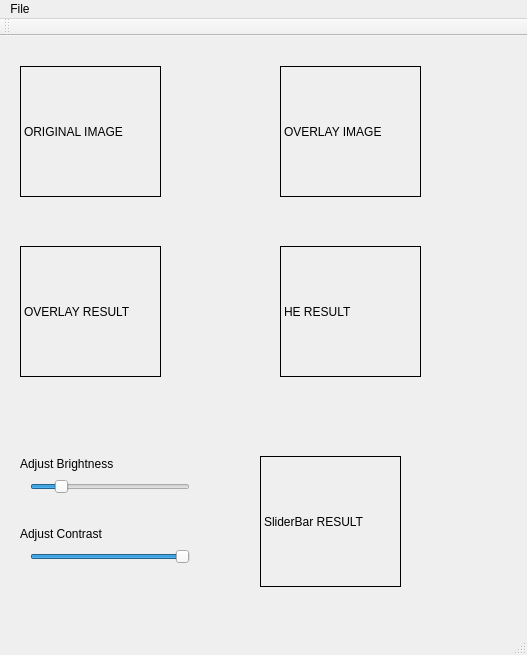
<?xml version="1.0" encoding="UTF-8"?>
<ui version="4.0">
 <class>MainWindow</class>
 <widget class="QMainWindow" name="MainWindow">
  <property name="geometry">
   <rect>
    <x>0</x>
    <y>0</y>
    <width>527</width>
    <height>655</height>
   </rect>
  </property>
  <property name="windowTitle">
   <string>MainWindow</string>
  </property>
  <widget class="QWidget" name="centralWidget">
   <widget class="QSlider" name="horizontalSlider">
    <property name="geometry">
     <rect>
      <x>30</x>
      <y>440</y>
      <width>160</width>
      <height>22</height>
     </rect>
    </property>
    <property name="maximum">
     <number>300</number>
    </property>
    <property name="singleStep">
     <number>1</number>
    </property>
    <property name="value">
     <number>50</number>
    </property>
    <property name="orientation">
     <enum>Qt::Horizontal</enum>
    </property>
   </widget>
   <widget class="QSlider" name="horizontalSlider_2">
    <property name="geometry">
     <rect>
      <x>30</x>
      <y>510</y>
      <width>160</width>
      <height>22</height>
     </rect>
    </property>
    <property name="maximum">
     <number>127</number>
    </property>
    <property name="value">
     <number>127</number>
    </property>
    <property name="orientation">
     <enum>Qt::Horizontal</enum>
    </property>
   </widget>
   <widget class="QLabel" name="label">
    <property name="geometry">
     <rect>
      <x>20</x>
      <y>420</y>
      <width>111</width>
      <height>16</height>
     </rect>
    </property>
    <property name="text">
     <string>Adjust Brightness</string>
    </property>
   </widget>
   <widget class="QLabel" name="label_2">
    <property name="geometry">
     <rect>
      <x>20</x>
      <y>490</y>
      <width>111</width>
      <height>16</height>
     </rect>
    </property>
    <property name="text">
     <string>Adjust Contrast</string>
    </property>
   </widget>
   <widget class="QLabel" name="lbl_Original_Image">
    <property name="geometry">
     <rect>
      <x>20</x>
      <y>30</y>
      <width>141</width>
      <height>131</height>
     </rect>
    </property>
    <property name="frameShape">
     <enum>QFrame::Box</enum>
    </property>
    <property name="text">
     <string>ORIGINAL IMAGE</string>
    </property>
   </widget>
   <widget class="QLabel" name="lbl_Overlay_Image">
    <property name="geometry">
     <rect>
      <x>280</x>
      <y>30</y>
      <width>141</width>
      <height>131</height>
     </rect>
    </property>
    <property name="frameShape">
     <enum>QFrame::Box</enum>
    </property>
    <property name="text">
     <string>OVERLAY IMAGE</string>
    </property>
   </widget>
   <widget class="QLabel" name="lbl_Overlay_Result">
    <property name="geometry">
     <rect>
      <x>20</x>
      <y>210</y>
      <width>141</width>
      <height>131</height>
     </rect>
    </property>
    <property name="frameShape">
     <enum>QFrame::Box</enum>
    </property>
    <property name="text">
     <string>OVERLAY RESULT</string>
    </property>
   </widget>
   <widget class="QLabel" name="lbl_HE_Result">
    <property name="geometry">
     <rect>
      <x>280</x>
      <y>210</y>
      <width>141</width>
      <height>131</height>
     </rect>
    </property>
    <property name="frameShape">
     <enum>QFrame::Box</enum>
    </property>
    <property name="text">
     <string>HE RESULT</string>
    </property>
   </widget>
   <widget class="QLabel" name="lbl_SB_Result">
    <property name="geometry">
     <rect>
      <x>260</x>
      <y>420</y>
      <width>141</width>
      <height>131</height>
     </rect>
    </property>
    <property name="frameShape">
     <enum>QFrame::Box</enum>
    </property>
    <property name="text">
     <string>SliderBar RESULT</string>
    </property>
   </widget>
   <zorder>label</zorder>
   <zorder>label_2</zorder>
   <zorder>horizontalSlider_2</zorder>
   <zorder>horizontalSlider</zorder>
   <zorder>lbl_Original_Image</zorder>
   <zorder>lbl_Overlay_Image</zorder>
   <zorder>lbl_Overlay_Result</zorder>
   <zorder>lbl_HE_Result</zorder>
   <zorder>lbl_SB_Result</zorder>
  </widget>
  <widget class="QMenuBar" name="menuBar">
   <property name="geometry">
    <rect>
     <x>0</x>
     <y>0</y>
     <width>527</width>
     <height>21</height>
    </rect>
   </property>
   <widget class="QMenu" name="menuFile">
    <property name="title">
     <string>File</string>
    </property>
    <addaction name="actionLoad_Bitmap"/>
    <addaction name="actionLoad_Overlay_Image"/>
    <addaction name="separator"/>
    <addaction name="actionSave_Image_Overlay_Result"/>
    <addaction name="actionSave_Histogram_Equalization_Result"/>
   </widget>
   <addaction name="menuFile"/>
  </widget>
  <widget class="QToolBar" name="mainToolBar">
   <attribute name="toolBarArea">
    <enum>TopToolBarArea</enum>
   </attribute>
   <attribute name="toolBarBreak">
    <bool>false</bool>
   </attribute>
  </widget>
  <widget class="QStatusBar" name="statusBar"/>
  <action name="actionLoad_Bitmap">
   <property name="text">
    <string>Load Bitmap...</string>
   </property>
   <property name="toolTip">
    <string>Browse for a bitmap file for the program to process.</string>
   </property>
  </action>
  <action name="actionLoad_Overlay_Image">
   <property name="text">
    <string>Load Overlay Image...</string>
   </property>
  </action>
  <action name="actionSave_Image_Overlay_Result">
   <property name="text">
    <string>Save Image Overlay Result...</string>
   </property>
  </action>
  <action name="actionSave_Histogram_Equalization_Result">
   <property name="text">
    <string>Save Histogram Equalization Result...</string>
   </property>
  </action>
 </widget>
 <layoutdefault spacing="6" margin="11"/>
 <resources/>
 <connections/>
</ui>
